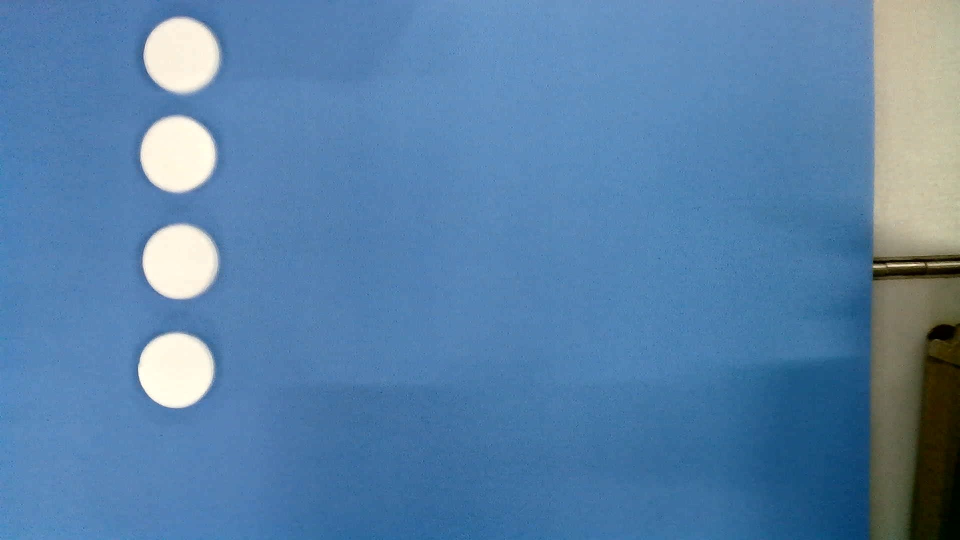
#> input picture test/photos/WIN_20250325_22_22_38_Pro.jpg, 1920 x 1080 px (shown at 1/2 size)
$ python -i find_chess.py   (imports and definitions only)
#> lines starting #> are read from the running program, lines starting #| are printed output that depends on the picture; after the words box and inside, x2 and y2 are one past the last pixel; in counts of white or black regions, pixels touching at a corner belong together
#> further down, picture is the input picture: shape (1080, 1920, 3); mean B, G, R 168.2, 129, 88.3
import cv2
import numpy as np

# [10 lines left out: function draw_chessboard, not called in this run]


def findblack(image):
    chess_area_min = 1000
    chess_area_max = 18000
    #image = cv2.imread(image_path)

    # image = cv2.resize(image,(720,480))
#灰度化，二值化
    gray_image = cv2.cvtColor(image, cv2.COLOR_BGR2GRAY)
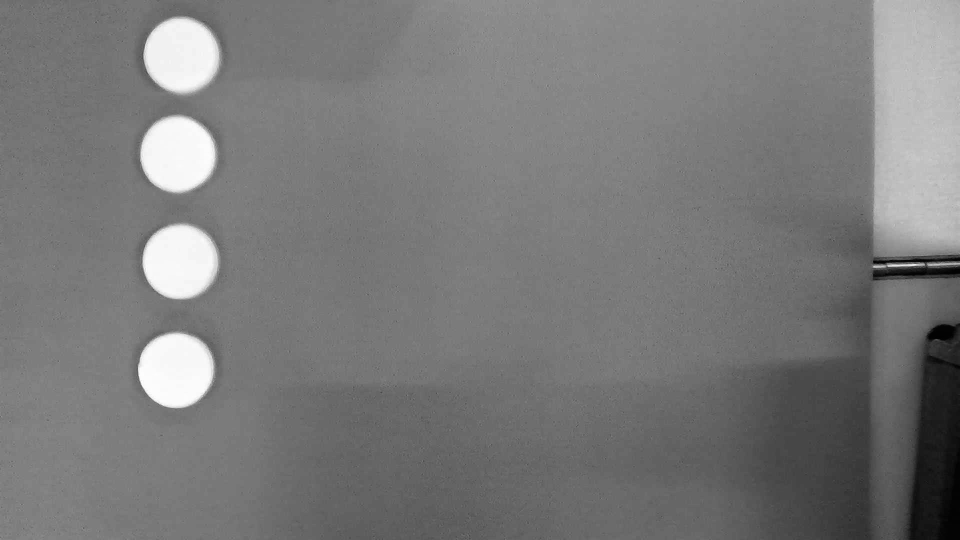
#> gray_image: shape (1080, 1920) (shown at 1/2 size); min 0, max 255, mean 121.2
    _, binary_image = cv2.threshold(gray_image, 40, 255, cv2.THRESH_BINARY)
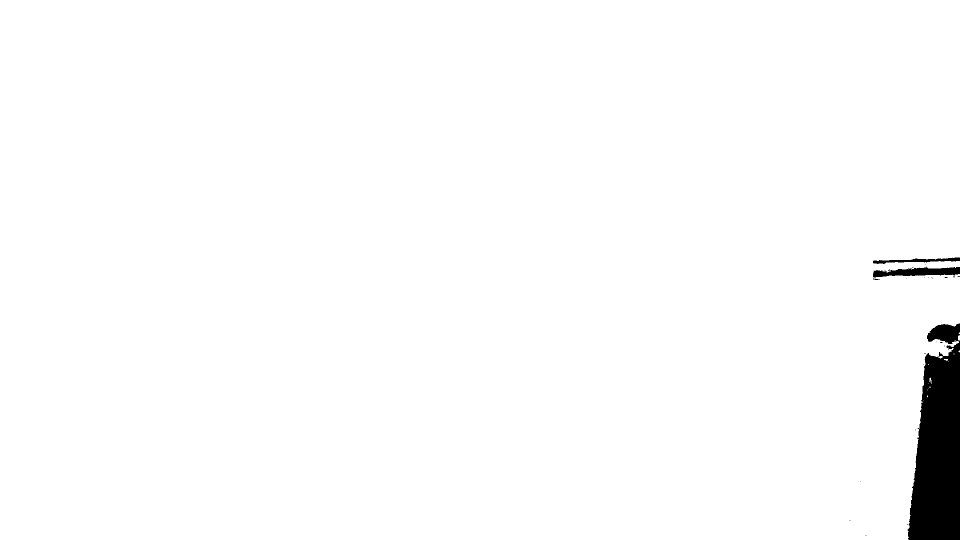
#> binary_image: shape (1080, 1920) (shown at 1/2 size); 98.2% white; 26 black regions (22 under 20 px), largest, box (x1, y1, x2, y2) and area: (1815, 647, 1920, 1080) 33988, (1746, 533, 1920, 555) 2294, (1746, 515, 1920, 528) 959, (1746, 557, 1760, 560) 21
#颠倒黑白
    binary_image = cv2.bitwise_not(binary_image)
    kernel = np.ones((5, 5), np.uint8)

    # 腐蚀操作
    eroded_image = cv2.erode(binary_image, kernel, iterations=1)
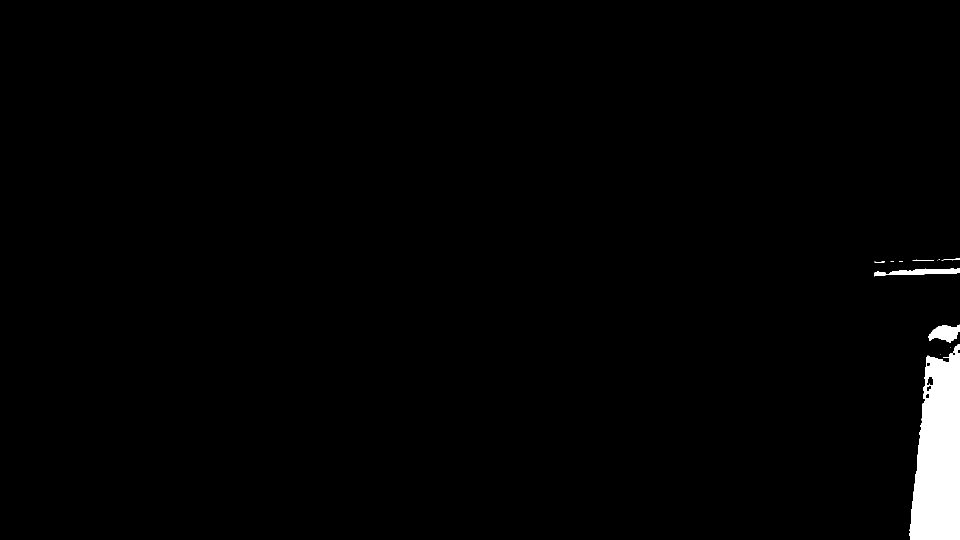
#> eroded_image: shape (1080, 1920) (shown at 1/2 size); 1.6% white; 12 white regions (6 under 20 px), largest, box (x1, y1, x2, y2) and area: (1818, 688, 1920, 1080) 30363, (1856, 649, 1920, 686) 1452, (1748, 536, 1920, 553) 1432, (1883, 517, 1920, 521) 69, (1825, 519, 1868, 522) 66, (1749, 523, 1770, 525) 29

    # 膨胀操作
    dilated_image = cv2.dilate(eroded_image, kernel, iterations=1)
#> dilated_image: shape (1080, 1920); 1.8% white; 10 white regions

    mask = dilated_image
    result = cv2.bitwise_and(image, image, mask=mask)

# 找到轮廓
    contours, _ = cv2.findContours(mask, cv2.RETR_EXTERNAL, cv2.CHAIN_APPROX_SIMPLE)
#> contours = 10 contours, 2 with area under 20; largest, box (x1, y1, x2, y2) and area: (1816, 686, 1920, 1080) 31448, (1746, 534, 1920, 555) 2054, (1854, 647, 1920, 688) 1778, (1872, 515, 1920, 523) 234, (1823, 517, 1870, 524) 219, (1747, 521, 1772, 527) 112, (1796, 520, 1808, 525) 44, (1779, 520, 1790, 525) 40
    blackchesses = [blackchess for blackchess in contours if cv2.contourArea(blackchess)>chess_area_min and cv2.contourArea(blackchess)<chess_area_max ]
#> blackchesses = 2 contours; box (x1, y1, x2, y2) and area: (1746, 534, 1920, 555) 2054, (1854, 647, 1920, 688) 1778
#创建两个列表，分别记录白色棋子的x轴坐标和y轴坐标
    blackchess_list = []
#计算中心坐标
    for blackchess in blackchesses :

        M = cv2.moments(blackchess)

        if M["m00"] != 0:
            cX = int(M["m10"] / M["m00"])
            cY = int(M["m01"] / M["m00"])
        else:
            cX, cY = 0, 0
        blackchessX_Y = []
        blackchessX_Y.append(cX)
        blackchessX_Y.append(cY)
        blackchess_list.append(blackchessX_Y)
#> this loop made 2 passes
#> (cX, cY) on passes 1 to 2: (1888, 666), (1837, 543)
#> after the loop, blackchess_list = [[1888, 666], [1837, 543]]
        # [13 lines of commented-out code are left out]
    return blackchess_list

# [53 lines left out: function findwhite, not called in this run]

'''
if __name__ == "__main__":
    # 可动参数
    img_path = "D:\\Users\\AK48\\Pictures\\Screenshots\\black chess4.jpg"
    a,b = findblack(img_path)
    print(a,b)
    cv2.waitKey(0)
    cv2.destroyAllWindows()
'''


>>> import cv2
>>> picture = cv2.imread('../test/photos/WIN_20250325_22_22_38_Pro.jpg')
>>> result = findblack(picture)
#> result = [[1888, 666], [1837, 543]]

$ run again, on test/photos/WIN_20250326_15_18_14_Pro.jpg
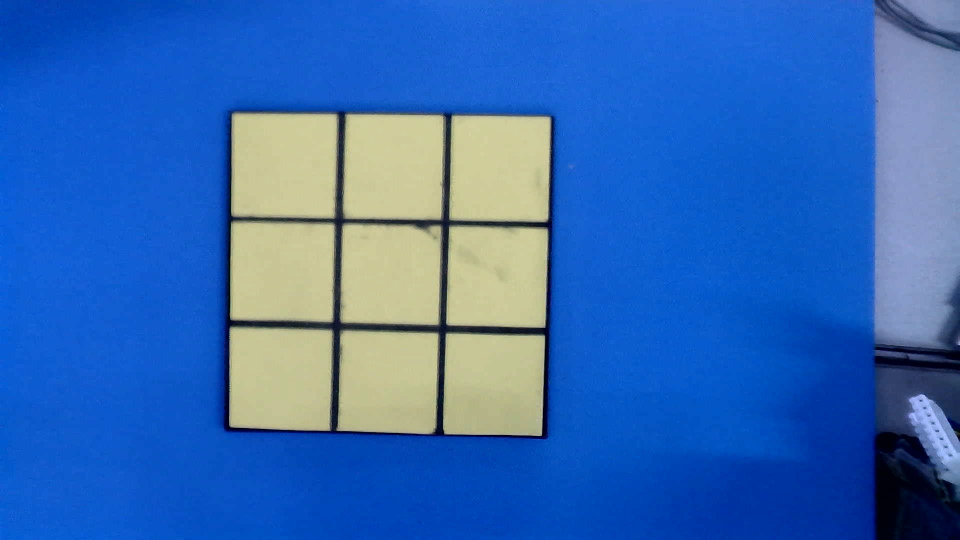
#> input picture test/photos/WIN_20250326_15_18_14_Pro.jpg, 1920 x 1080 px (shown at 1/2 size)
#> picture is the input picture: shape (1080, 1920, 3); mean B, G, R 181.8, 105.8, 52.1
#> in findblack, `_, binary_image = cv2.threshold(gray_image, 40, 255, cv2.THRESH_BINARY)`:
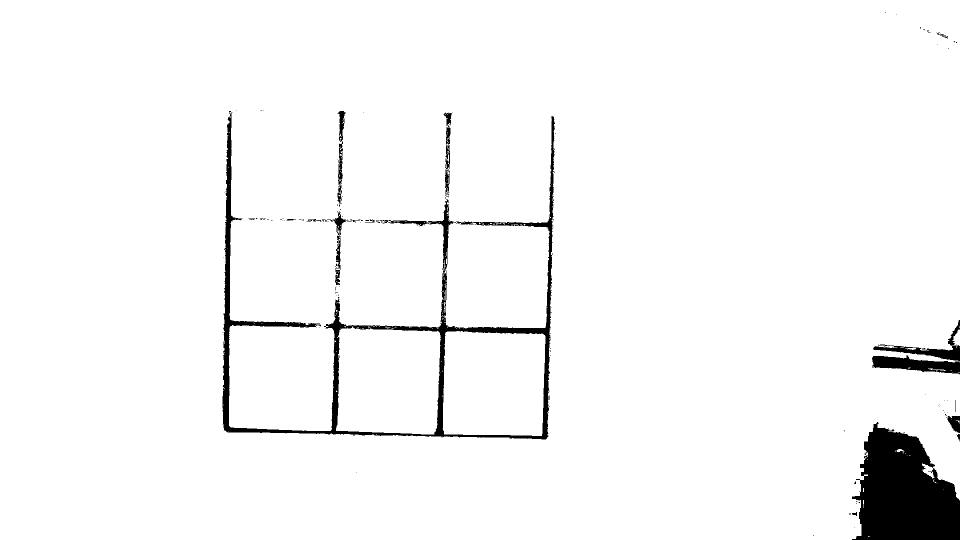
#> binary_image: shape (1080, 1920) (shown at 1/2 size); 96.4% white; 138 black regions (117 under 20 px), largest, box (x1, y1, x2, y2) and area: (1704, 844, 1920, 1080) 35380, (444, 222, 1110, 879) 28855, (1744, 711, 1920, 749) 3817
#> eroded_image: shape (1080, 1920); 2.4% white; 85 white regions (52 under 20 px), largest, box (x1, y1, x2, y2) and area: (1706, 850, 1920, 1080) 33020, (447, 335, 742, 868) 4936, (1747, 714, 1920, 745) 2698
#> dilated_image: shape (1080, 1920); 3.3% white; 68 white regions
#> in findblack, `result = cv2.bitwise_and(image, image, mask=mask)`:
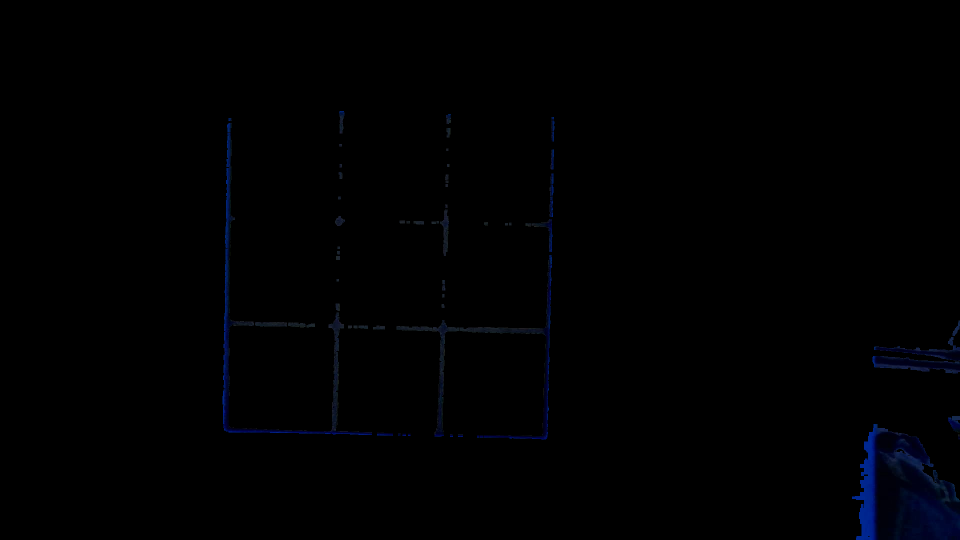
#> result: shape (1080, 1920, 3) (shown at 1/2 size); mean B, G, R 1.7, 0.5, 0.2
#> contours = 68 contours, 8 with area under 20; largest, box (x1, y1, x2, y2) and area: (1704, 848, 1920, 1080) 34697, (445, 265, 744, 870) 9693, (920, 510, 1104, 879) 4844, (1745, 712, 1920, 747) 3404, (793, 640, 919, 873) 2955
#> blackchesses = 5 contours; box (x1, y1, x2, y2) and area: (445, 265, 744, 870) 9693, (920, 510, 1104, 879) 4844, (1745, 712, 1920, 747) 3404, (793, 640, 919, 873) 2955, (1748, 674, 1920, 722) 2015
#> the loop in findblack, `for blackchess in blackchesses : ` made 5 passes
#> (cX, cY) on passes 1 to 5: (1829, 728), (1859, 703), (874, 736), (1059, 712), (527, 667)
#> after the loop in findblack, `for blackchess in blackchesses :`: blackchess_list = [[1829, 728], [1859, 703], [874, 736], [1059, 712], [527, 667]]
#> `result = findblack(picture)`: result has the same summary as blackchess_list in findblack
